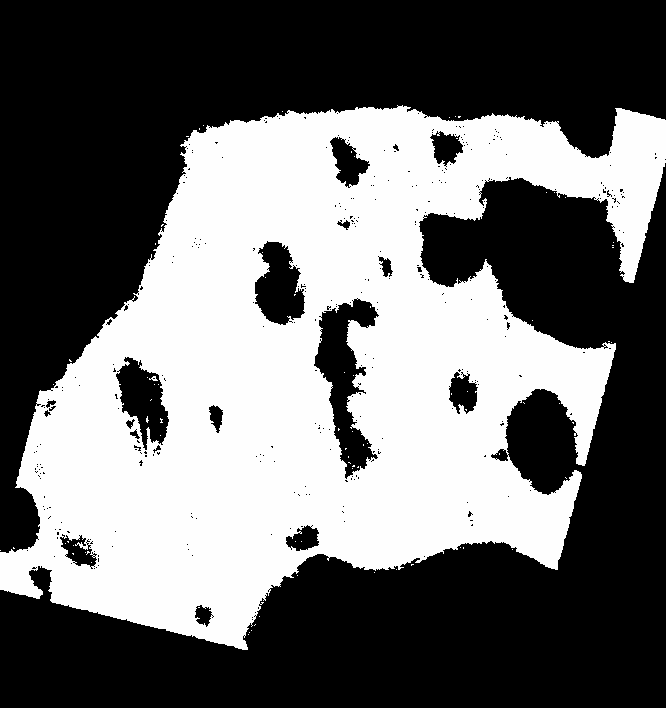
%> input picture main_processing/mintpy2019_v8_NW_drew_water/ReSALT/2019_E.tif, 666 x 708 px
$ octave correlationtest.m   (GNU Octave 9; MATLAB toolbox functions it lacks are replaced by stand-ins)
%> lines starting %> are read from the running program, lines starting %| are printed output that depends on the picture; in (x1, y1, x2, y2) boxes, pixels count from 0 and x2, y2 are one past the last pixel; in counts of white or black regions, pixels touching at a corner belong together; the program's own positions count from 1
E = imread("../mintpy2019_v8_NW_drew_water/ReSALT/2019_E.tif");
%> E is the input picture: size 708x666 single; min -9999, max 23.97, mean -5754.1
EIC = imread("../mintpy2019_v8_NW_drew_water/ReSALT/2019_EIC_percent.tif");
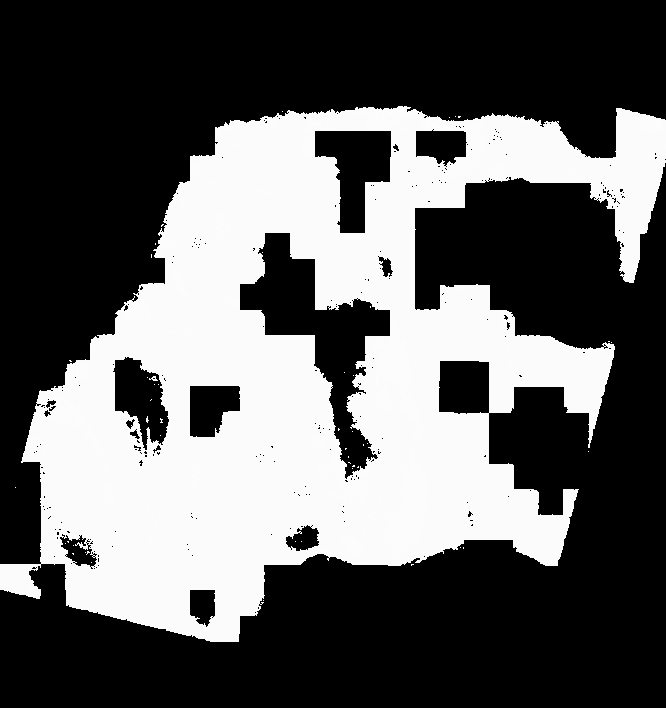
%> input picture main_processing/mintpy2019_v8_NW_drew_water/ReSALT/2019_EIC_percent.tif, 666 x 708 px
%> EIC is the input picture: size 708x666 single; min -9999, max 145.5, mean -6274.1
DEM = imread("warped_elevation.dem.wgs84.tif");
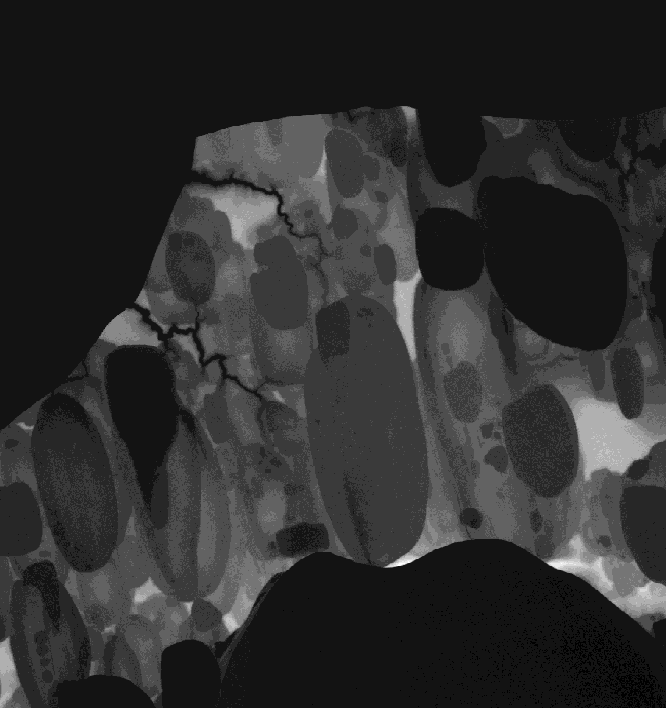
%> input picture main_processing/summary_results/warped_elevation.dem.wgs84.tif, 666 x 708 px
%> DEM is the input picture: size 708x666 int32; min -1, max 12, mean 1.36
slope = imread("slope.tif");
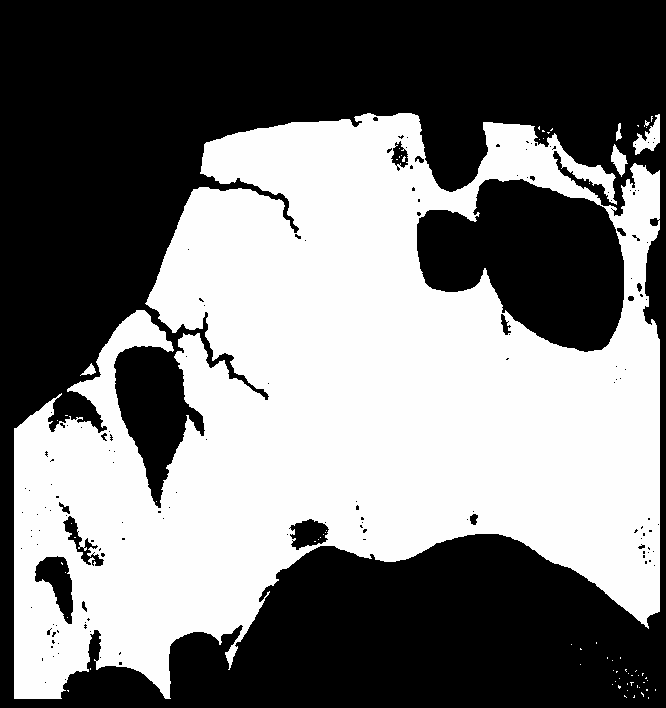
%> input picture main_processing/summary_results/slope.tif, 666 x 708 px
%> slope is the input picture: size 708x666 single; min -9999, max 6.92, mean -5309.2

E(E==-9999) = NaN;
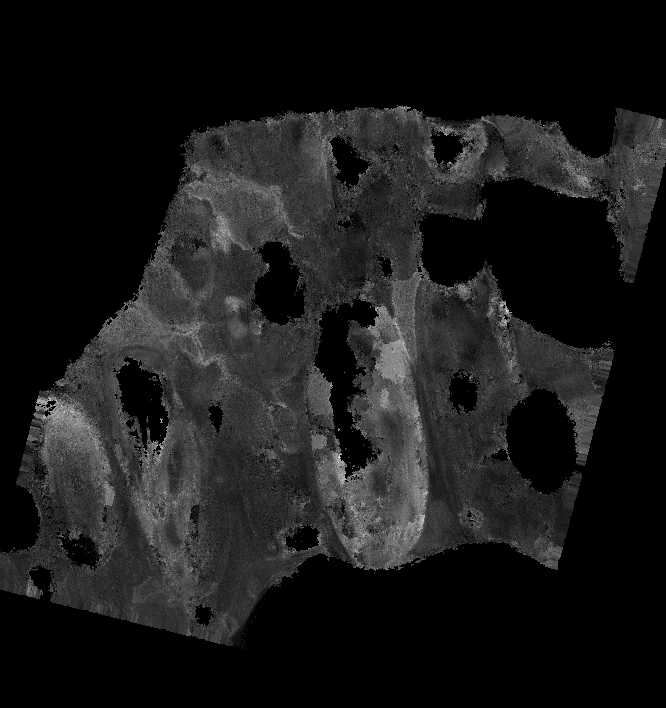
%> E: size 708x666 single; 57.57% of the values are NaN or infinite; the others: min 0.000399, max 23.97, mean 5.75; drawn with min black, max white, NaN and infinite black
EIC(EIC==-9999) = NaN;
DEM(slope==-9999) = NaN;
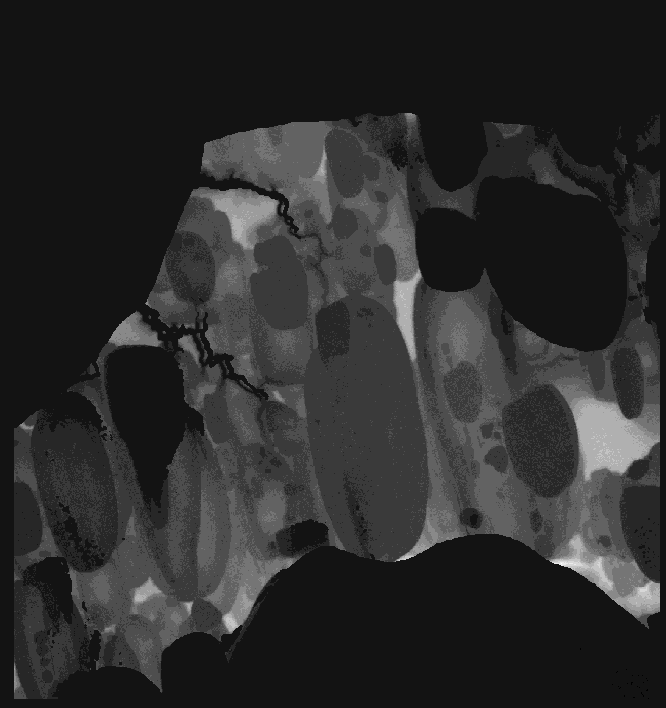
%> DEM: size 708x666 int32; 6.41% of pixels changed, all inside (x1, y1, x2, y2) = (0, 106, 666, 708); drawn with min black and max white
slope(slope==-9999) = NaN;
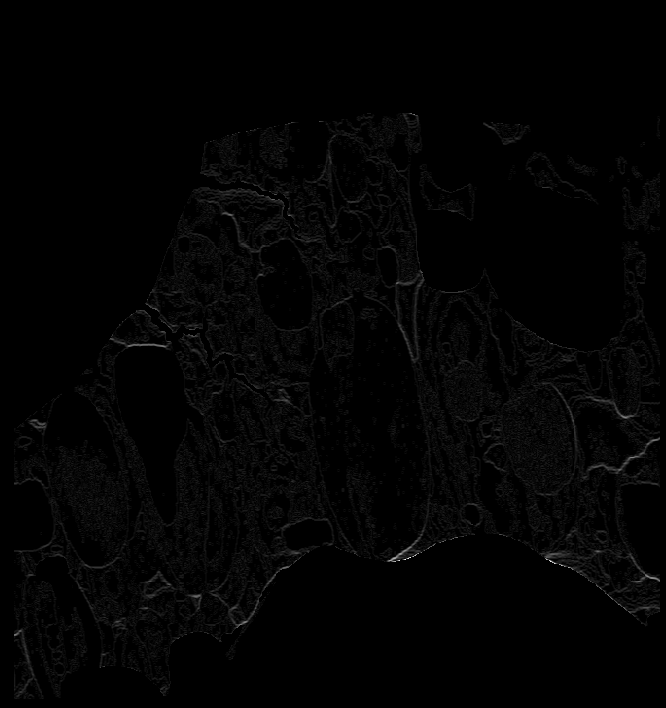
%> slope: size 708x666 single; 53.1% of the values are NaN or infinite; the others: min 0, max 6.92, mean 0.191; drawn with min black, max white, NaN and infinite black

E(isnan(E)) = 0;
EIC(isnan(EIC)) = 0;
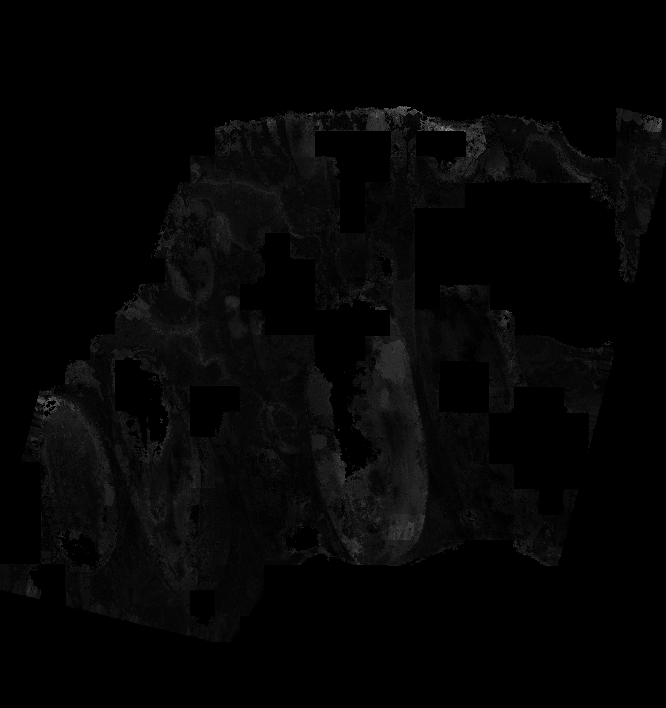
%> EIC: size 708x666 single; min 0, max 145.5, mean 5.2
DEM(isnan(DEM)) = 0;
slope(isnan(slope)) = 0;

figure
tiledlayout(2,2)
nexttile
imagesc(E)
title('E')
colorbar

nexttile
imagesc(EIC)
title('EIC')
colorbar

nexttile
imagesc(DEM)
title('DEM')
colorbar

nexttile
imagesc(slope)
title('Slope')
colorbar
%> (the run ends here)
